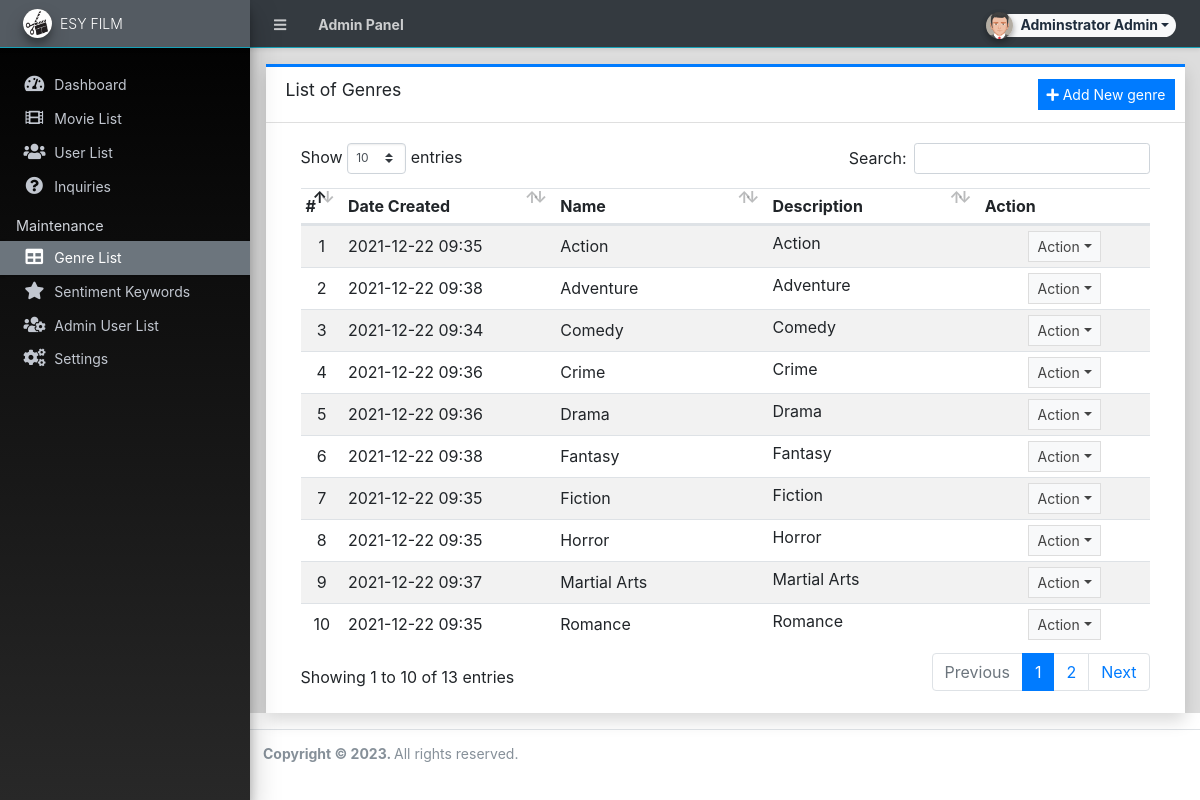
The app's page /admin/?page=genres (signed in) with its own data.
### tables this page shows
CREATE TABLE `genre_list` (
  `id` int(30) NOT NULL,
  `name` text NOT NULL,
  `description` text NOT NULL,
  `date_created` datetime NOT NULL DEFAULT current_timestamp(),
  `date_updated` datetime DEFAULT NULL ON UPDATE current_timestamp()
);

### classes/DBConnection.php (called while the page is built, shortened)
<?php
class DBConnection{
    private $host = DB_SERVER;
    private $username = DB_USERNAME;
    private $password = DB_PASSWORD;
    private $database = DB_NAME;
    public $conn;
    public function __construct(){
        if (!isset($this->conn)) {
            $this->conn = new mysqli($this->host, $this->username, $this->password, $this->database);
        }
    }
}
?>

### classes/SystemSettings.php (called while the page is built, shortened)
<?php
class SystemSettings extends DBConnection{
	function userdata($field = ''){
		if(!empty($field)){
			if(isset($_SESSION['userdata'][$field]))
				return $_SESSION['userdata'][$field];
			else
				return null;
		}else{
			return false;
		}
	}
	function info($field=''){
		if(!empty($field)){
			if(isset($_SESSION['system_info'][$field]))
				return $_SESSION['system_info'][$field];
			else
				return false;
		}else{
			return false;
		}
	}
}
$_settings = new SystemSettings();
?>

### config.php (called while the page is built, shortened)
<?php
require_once('classes/DBConnection.php');
require_once('classes/SystemSettings.php');
function validate_image($file){
	if(!empty($file)){
        $ex = explode('?',$file);
        $file = $ex[0];
        $param =  isset($ex[1]) ? '?'.$ex[1]  : '';
		if(is_file(base_app.$file)){
			return base_url.$file.$param;
		}else{
			return base_url.'dist/img/no-image-available.png';
		}
	}else{
		return base_url.'dist/img/no-image-available.png';
	}
}
?>

### admin/genres/index.php (the view, shortened to what this page needs)
<div class="card card-outline card-primary rounded-0 shadow">
	<div class="card-header">
		<h3 class="card-title">List of Genres</h3>
		<div class="card-tools">
			<a href="javascript:void(0)" id="create_new" class="btn btn-flat btn-sm btn-primary"><span class="fas fa-plus"></span>  Add New genre</a>
		</div>
	</div>
	<div class="card-body">
		<div class="container-fluid">
        <div class="container-fluid">
			<table class="table table-hover table-striped">
				<colgroup>
					<col width="5%">
					<col width="25%">
					<col width="25%">
					<col width="25%">
					<col width="20%">
				</colgroup>
				<thead>
					<tr>
						<th>#</th>
						<th>Date Created</th>
						<th>Name</th>
						<th>Description</th>
						<th>Action</th>
					</tr>
				</thead>
				<tbody>
					<?php
						$i = 1;
						$qry = $conn->query("SELECT * from `genre_list`order by `name` asc ");
						while($row = $qry->fetch_assoc()):
					?>
						<tr>
							<td class="text-center"><?php echo $i++; ?></td>
							<td class=""><?php echo date("Y-m-d H:i",strtotime($row['date_created'])) ?></td>
							<td><?php echo ucwords($row['name']) ?></td>
							<td class="truncate-1"><?php echo $row['description'] ?></td>
							<td align="center">
								 <button type="button" class="btn btn-flat btn-default btn-sm dropdown-toggle dropdown-icon" data-toggle="dropdown">
				                  		Action
				                  </button>
							</td>
						</tr>
					<?php endwhile; ?>
				</tbody>
			</table>
		</div>
		</div>
	</div>
</div>

### admin/index.php (shortened to what this page needs)
<?php require_once('../config.php'); ?>
 <!DOCTYPE html>
<html lang="en" class="" style="height: auto;">
<?php require_once('inc/header.php') ?>
  <body class="sidebar-mini layout-fixed control-sidebar-slide-open layout-navbar-fixed sidebar-mini-md sidebar-mini-xs" data-new-gr-c-s-check-loaded="14.991.0" data-gr-ext-installed="" style="height: auto;">
    <div class="wrapper">
     <?php require_once('inc/topBarNav.php') ?>
     <?php require_once('inc/navigation.php') ?>
     <?php $page = isset($_GET['page']) ? $_GET['page'] : 'home';  ?>
      <div class="content-wrapper pt-3" style="min-height: 567.854px;">
        <section class="content ">
          <div class="container-fluid">
            <?php
              if(!file_exists($page.".php") && !is_dir($page)){
                  include '404.html';
              }else{
                if(is_dir($page))
                  include $page.'/index.php';
                else
                  include $page.'.php';
              }
            ?>
          </div>
        </section>
      </div>
      <?php require_once('inc/footer.php') ?>
  </body>
</html>

### admin/inc/header.php (shortened to what this page needs)
<head>
    <link rel="stylesheet" href="<?php echo base_url ?>plugins/fontawesome-free/css/all.min.css">
    <link rel="stylesheet" href="<?php echo base_url ?>plugins/tempusdominus-bootstrap-4/css/tempusdominus-bootstrap-4.min.css">
  <link rel="stylesheet" href="<?php echo base_url ?>plugins/datatables-bs4/css/dataTables.bootstrap4.min.css">
  <link rel="stylesheet" href="<?php echo base_url ?>plugins/datatables-responsive/css/responsive.bootstrap4.min.css">
  <link rel="stylesheet" href="<?php echo base_url ?>plugins/datatables-buttons/css/buttons.bootstrap4.min.css">
  <link rel="stylesheet" href="<?php echo base_url ?>plugins/select2/css/select2.min.css">
  <link rel="stylesheet" href="<?php echo base_url ?>plugins/select2-bootstrap4-theme/select2-bootstrap4.min.css">
    <link rel="stylesheet" href="<?php echo base_url ?>plugins/icheck-bootstrap/icheck-bootstrap.min.css">
    <link rel="stylesheet" href="<?php echo base_url ?>plugins/jqvmap/jqvmap.min.css">
    <link rel="stylesheet" href="<?php echo base_url ?>dist/css/adminlte.css">
    <link rel="stylesheet" href="<?php echo base_url ?>dist/css/custom.css">
    <link rel="stylesheet" href="<?php echo base_url ?>plugins/overlayScrollbars/css/OverlayScrollbars.min.css">
    <link rel="stylesheet" href="<?php echo base_url ?>plugins/daterangepicker/daterangepicker.css">
    <link rel="stylesheet" href="<?php echo base_url ?>plugins/summernote/summernote-bs4.min.css">
  <link rel="stylesheet" href="<?php echo base_url ?>plugins/sweetalert2-theme-bootstrap-4/bootstrap-4.min.css">
  </head>

### admin/inc/topBarNav.php (shortened to what this page needs)
<nav class="main-header navbar navbar-expand navbar-dark border border-info border-top-0  border-left-0 border-right-0 text-sm shadow-sm bg-dark">
  <ul class="navbar-nav">
    <li class="nav-item">
    <a class="nav-link" data-widget="pushmenu" href="#" role="button"><i class="fas fa-bars"></i></a>
    </li>
    <li class="nav-item d-none d-sm-inline-block">
      <a href="<?php echo base_url ?>" class="nav-link"><b>Admin Panel</b></a>
    </li>
  </ul>
  <ul class="navbar-nav ml-auto">
    <li class="nav-item">
      <div class="btn-group nav-link">
            <button type="button" class="btn btn-rounded badge badge-light dropdown-toggle dropdown-icon" data-toggle="dropdown">
              <span><img src="<?php echo validate_image($_settings->userdata('avatar')) ?>" class="img-circle elevation-2 user-img" alt="User Image"></span>
              <span class="ml-3"><?php echo ucwords($_settings->userdata('firstname').' '.$_settings->userdata('lastname')) ?></span>
            </button>
        </div>
    </li>
  </ul>
</nav>

### admin/inc/navigation.php (shortened to what this page needs)
<aside class="main-sidebar sidebar-dark-primary elevation-4 sidebar-no-expand bg-gradient-black">
  <a href="<?php echo base_url ?>admin" class="brand-link bg-transparent text-sm border-info shadow-sm bg-secondary">
  <img src="<?php echo validate_image($_settings->info('logo'))?>" alt="Store Logo" class="brand-image img-circle elevation-3 bg-black" style="width: 1.8rem;height: 1.8rem;max-height: unset;object-fit:scale-down;object-position:center center">
  <span class="brand-text font-weight-light">ESY FILM</span>
  </a>
  <div class="sidebar os-host os-theme-light os-host-overflow os-host-overflow-y os-host-resize-disabled os-host-transition os-host-scrollbar-horizontal-hidden">
    <div class="os-content-glue" style="margin: 0px -8px; width: 249px; height: 646px;"></div>
    <div class="os-padding">
      <div class="os-viewport os-viewport-native-scrollbars-invisible" style="overflow-y: scroll;">
        <div class="os-content" style="padding: 0px 8px; height: 100%; width: 100%;">
          <nav class="mt-4">
             <ul class="nav nav-pills nav-sidebar flex-column text-sm nav-compact nav-flat nav-child-indent nav-collapse-hide-child" data-widget="treeview" role="menu" data-accordion="false">
              <li class="nav-item dropdown">
                <a href="./" class="nav-link nav-home">
                  <i class="nav-icon fas fa-tachometer-alt"></i>
                  <p>
                    Dashboard
                  </p>
                </a>
              </li>
              <li class="nav-item">
                <a href="<?php echo base_url ?>admin/?page=movies" class="nav-link nav-movies">
                  <i class="nav-icon fas fa-film"></i>
                  <p>
                    Movie List
                  </p>
                </a>
              </li>
              <li class="nav-item dropdown">
                <a href="<?php echo base_url ?>admin/?page=clients" class="nav-link nav-clients">
                  <i class="nav-icon fas fa-users"></i>
                  <p>
                    User List
                  </p>
                </a>
              </li>
              <li class="nav-item">
                <a href="<?php echo base_url ?>admin/?page=inquiries" class="nav-link nav-inquiries">
                  <i class="nav-icon fas fa-question-circle"></i>
                  <p>
                    Inquiries
                  </p>
                </a>
              </li>
              <?php if($_settings->userdata('type') == 1): ?>
              <li class="nav-header">Maintenance</li>
              <li class="nav-item dropdown">
                <a href="<?php echo base_url ?>admin/?page=genres" class="nav-link nav-genres">
                  <i class="nav-icon fas fa-table"></i>
                  <p>
                    Genre List
                  </p>
                </a>
              </li>
              <li class="nav-item dropdown">
                <a href="<?php echo base_url ?>admin/?page=keywords" class="nav-link nav-keywords">
                  <i class="nav-icon fas fa-star"></i>
                  <p>
                    Sentiment Keywords
                  </p>
                </a>
              </li>
              <li class="nav-item dropdown">
                <a href="<?php echo base_url ?>admin/?page=user/list" class="nav-link nav-user_list">
                  <i class="nav-icon fas fa-users-cog"></i>
                  <p>
                    Admin User List
                  </p>
                </a>
              </li>
              <li class="nav-item dropdown">
                <a href="<?php echo base_url ?>admin/?page=system_info" class="nav-link nav-system_info">
                  <i class="nav-icon fas fa-cogs"></i>
                  <p>
                    Settings
                  </p>
                </a>
              </li>
              <?php endif; ?>
            </ul>
          </nav>
        </div>
      </div>
    </div>
  </div>
</aside>

### admin/inc/footer.php (shortened to what this page needs)
<footer class="main-footer text-sm">
        <strong>Copyright © <?php echo date('Y') ?>.
        </strong>
        All rights reserved.
      </footer>
    </div>

### admin/inc/topBarNav.php (style rules this page uses)
.user-img { position: absolute; height: 27px; width: 27px; object-fit: cover; left: -7%; top: -12%; }
.btn-rounded { border-radius: 50px; }

### records on screen
genre_list: date_created "2021-12-22 09:35", name "Action", description "Action"
genre_list: date_created "2021-12-22 09:38", name "Adventure", description "Adventure"
genre_list: date_created "2021-12-22 09:34", name "Comedy", description "Comedy"
genre_list: date_created "2021-12-22 09:36", name "Crime", description "Crime"
genre_list: date_created "2021-12-22 09:36", name "Drama", description "Drama"
genre_list: date_created "2021-12-22 09:38", name "Fantasy", description "Fantasy"
genre_list: date_created "2021-12-22 09:35", name "Fiction", description "Fiction"
genre_list: date_created "2021-12-22 09:35", name "Horror", description "Horror"
genre_list: date_created "2021-12-22 09:37", name "Martial Arts", description "Martial Arts"
genre_list: date_created "2021-12-22 09:35", name "Romance", description "Romance"

### other values on screen
$_settings->userdata('firstname').' '.$_settings->userdata('lastname') "Adminstrator Admin"
